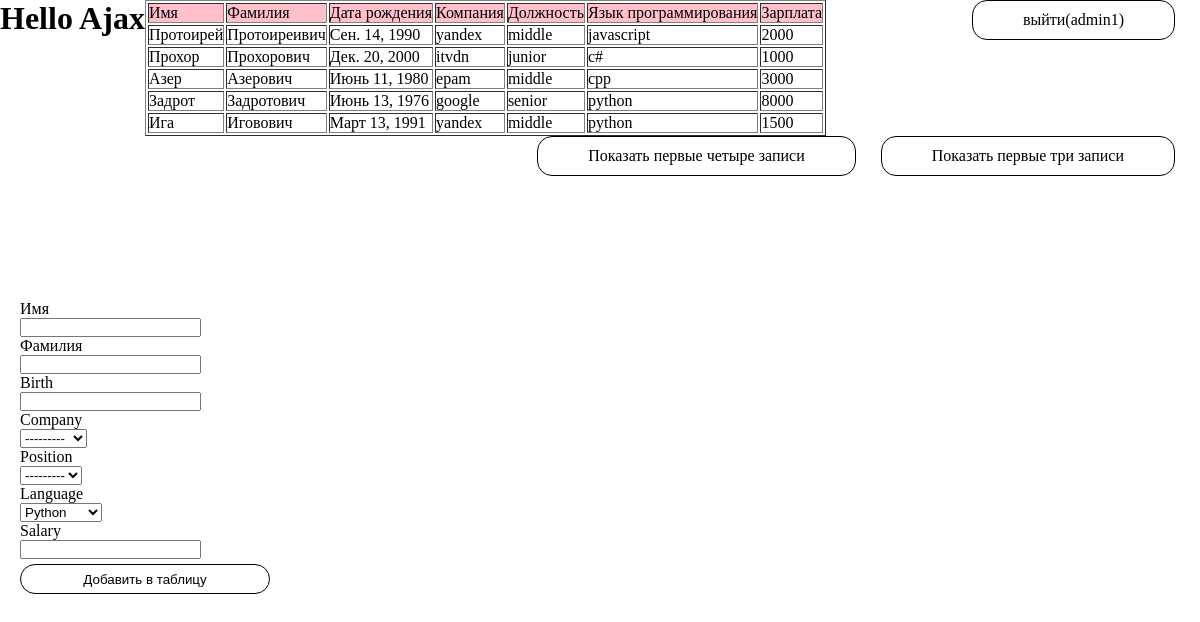
Page /lesson-eighth/ (signed in) on the committed database.
### lesson_sixth/models.py (models this page shows, shortened)
class Human(models.Model):
    CHOISE_COMPANY = (
        ('google','Google'),# 1- в базу, 2 - отображение
        ('yandex','Yandex'),
        ('itvdn','Itvdn'),
        ('epam','Epam'),
    )
    POSITION_CHOISES = (
        ('senior','Senior'),
        ('middle','Middle'),
        ('junior','Junoir'),
    )
    PYTHON = 'python'
    JAVASCRIPT = 'javascript'
    CS = 'c#'
    CPP = 'cpp'
    LANGUAGE_CHOICES = (
        (PYTHON, 'Python'),
        (JAVASCRIPT,'Javascript'),
        (CS,'C#'),
        (CPP,'C++'),
    )
    name = models.CharField(max_length=50, verbose_name="Имя")
    surname = models.CharField(max_length=50, verbose_name="Фамилия")
    birth = models.DateField(auto_now_add=False, auto_now=False)
    company = models.CharField(max_length=150,choices=CHOISE_COMPANY)
    position = models.CharField(max_length=15,choices=POSITION_CHOISES)
    language = models.CharField(max_length=10,choices=LANGUAGE_CHOICES, default=PYTHON)
    salary = models.IntegerField()

### lesson_eighth/views.py (the view)
class MainView(TemplateView):
    template_name = 'ajax.html'
    human_form = HumanForm
    def get(self,request):
        ctx = {}
        ctx['script'] ='alert(5555555);'    # так вызовется скрипт
        if request.user.is_authenticated:
            all_humans = Human.objects.all()
            ctx['humans'] = all_humans
            ctx['human_form'] = self.human_form
            return render(request, self.template_name, ctx)
        else:
            return render(request, self.template_name,{})

### lesson_eighth/templates/ajax.html (shortened to what this page needs)
{% load staticfiles %}
<!DOCTYPE html>
<html lang="en">
<head>
    <link rel="stylesheet" href="{% static 'css/style.css' %}">
</head>
<body>
<h1>Hello Ajax</h1>
{% if user.is_authenticated %}
<a href="logout">выйти({{user.username}})</a>
{% else %}
<a href="register">Регистрация на сайте</a>
<a href="login">Авторизация</a>
{% endif %}
{% if user.is_authenticated %}
<table id="table_id" border = '1' cellpadding="5px">
    <tr style="background: pink; color: black;">
        <td>Имя</td>
        <td>Фамилия</td>
        <td>Дата рождения</td>
        <td>Компания</td>
        <td>Должность</td>
        <td>Язык программирования</td>
        <td>Зарплата</td>
    </tr>
    {% for elem in humans %}
    <tr>
        <td>{{elem.name}}</td>
        <td>{{elem.surname}}</td>
        <td>{{elem.birth}}</td>
        <td>{{elem.company}}</td>
        <td>{{elem.position}}</td>
        <td>{{elem.language}}</td>
        <td>{{elem.salary}}</td>
    </tr>
    {% endfor %}
</table>
<form id="add-human" action="add-human/" method="post">
        {% for field in human_form%}
    <label for="">{{field.label}}</label>
    <div>{{field}}</div>
    {% endfor %}
    <button type = 'submit'>Добавить в таблицу</button>
</form>
<a href="show-three" id = 'show-three' >Показать первые три записи</a>
<a href="show-four" id = 'show-four'>Показать первые четыре записи</a>
{% endif %}
</body>
</html>

### static/css/style.css (style rules this page uses)
* { margin: 0; padding: 0; }
a { display: block; float: right; margin-right: 25px; padding: 10px 50px; color: black; border-radius: 15px; border: 1px solid black; text-decoration: none; transition: color 0.5s, background 0.5s; }
h1 { float:left; }
button { display: block; margin: 5px auto; width: 250px; height: 30px; border: 1px solid black; background: none; color: black; border-radius: 15px; transition: background 0.5s, color 0.5s; }
form { display: block; position: absolute; top: 300px; left: 20px; }

### rows in the picture
Human: name "Протоирей", surname "Протоиреивич", birth "Сен. 14, 1990", company "yandex", position "middle", language "javascript", salary "2000"
Human: name "Прохор", surname "Прохорович", birth "Дек. 20, 2000", company "itvdn", position "junior", language "c#", salary "1000"
Human: name "Азер", surname "Азерович", birth "Июнь 11, 1980", company "epam", position "middle", language "cpp", salary "3000"
Human: name "Задрот", surname "Задротович", birth "Июнь 13, 1976", company "google", position "senior", language "python", salary "8000"
Human: name "Ига", surname "Иговович", birth "Март 13, 1991", company "yandex", position "middle", language "python", salary "1500"

### other values in the picture
{{ user.username }} "admin1"
{{ field.label }} "Имя" "Фамилия" "Birth" "Company" "Position" "Language" "Salary"
